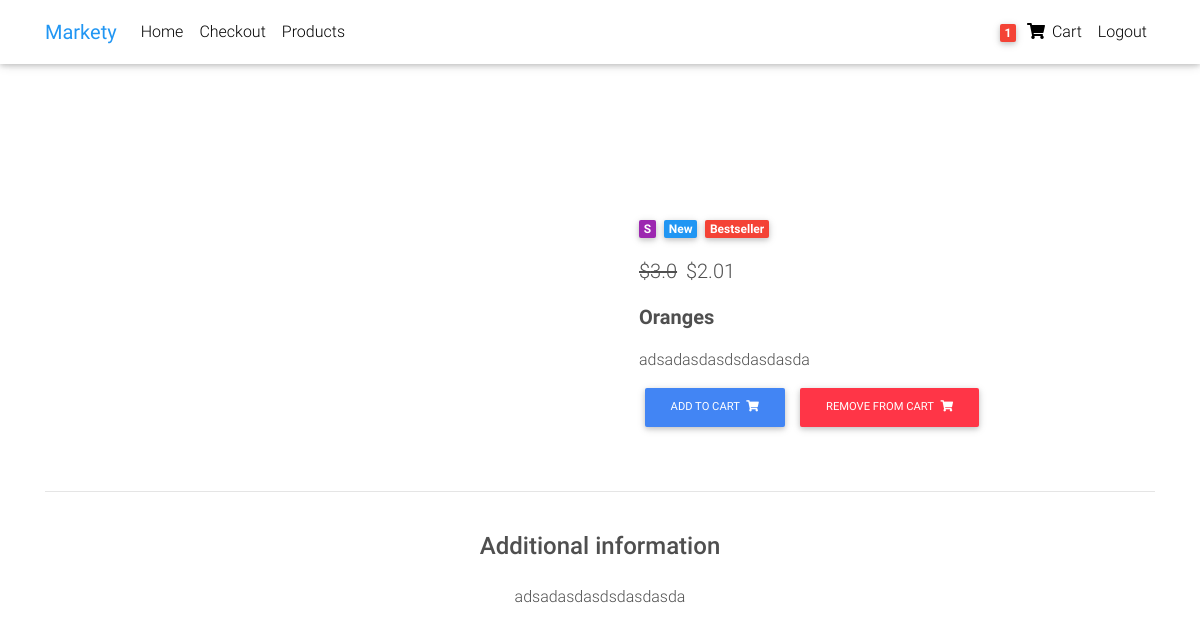
/product/oranges/ (signed in), run on the app's committed database.
### core/models.py (models this page shows, shortened)
class Order(models.Model):
    user = models.ForeignKey(settings.AUTH_USER_MODEL, verbose_name=(""), on_delete=models.CASCADE)
    items = models.ManyToManyField(OrderItem, verbose_name=(""))
    start_date = models.DateTimeField((""), auto_now=False, auto_now_add=True)
    ordered_date = models.DateTimeField((), auto_now=False, auto_now_add=False)
    ordered = models.BooleanField(default=False)

class Item(models.Model):
    title = models.CharField(max_length=100)
    price = models.FloatField()
    discount_price = models.FloatField(blank=True, null=True)
    category = models.CharField(choices=CATEGORY_CHOICES, max_length=2)
    label = models.CharField(choices=LABEL_CHOICES, max_length=1)
    slug = models.SlugField()
    description = models.TextField()
    def get_add_to_cart_url(self):
        return reverse("core:add-to-cart", kwargs={
            'slug': self.slug
        })
    def get_remove_from_cart_url(self):
        return reverse("core:remove-from-cart", kwargs={
            'slug': self.slug
        })

### core/views.py (the view)
# urls.py: path('product/<slug>/', ItemDetailView.as_view(), name="product-detail"),
class ItemDetailView(DetailView):
    model = Item
    context_object_name = "item_detail"
    template_name = "product_detail.html"

### core/templatetags/cart_template_tags.py (called while the page is built)
@register.filter
def cart_item_count(user):
    if user.is_authenticated:
        qs = Order.objects.filter(user=user, ordered=False)
        if qs.exists():
            return qs[0].items.count()
    return 0

### core/templates/product_detail.html (shortened to what this page needs)
{% extends 'base.html' %}
{% block content %}
  <main class="mt-5 pt-4">
    <div class="container dark-grey-text mt-5">
      <div class="row wow fadeIn">
        <div class="col-md-6 mb-4">
        </div>
        <div class="col-md-6 mb-4">
          <div class="p-4">
            <div class="mb-3">
              <a href="">
                <span class="badge purple mr-1">{{ item_detail.category }}</span>
              </a>
              <a href="">
                <span class="badge blue mr-1">New</span>
              </a>
              <a href="">
                <span class="badge red mr-1">Bestseller</span>
              </a>
            </div>
            <p class="lead">
              <span class="mr-1">
                <del>${{ item_detail.price }}</del>
              </span>
              <span>${{ item_detail.discount_price}}</span>
            </p>
            <p class="lead font-weight-bold">{{ item_detail.title}}</p>
            <p>{{ item_detail.description }}</p>
            {% if request.user.is_authenticated %}
              <a href="{{ item_detail.get_add_to_cart_url }}" class="btn btn-primary btn-md my-0 p">
                Add to cart
                <i class="fas fa-shopping-cart ml-1"></i>
              </a>
              <a href="{{ item_detail.get_remove_from_cart_url }}" class="btn btn-danger btn-md my-0 p">
              Remove from cart
                <i class="fas fa-shopping-cart ml-1"></i>
              </a>
            {% endif %}
          </div>
        </div>
      </div>
      <hr>
      <div class="row d-flex justify-content-center wow fadeIn">
        <div class="col-md-6 text-center">
          <h4 class="my-4 h4">Additional information</h4>
          <p>{{ item_detail.description }}</p>
        </div>
      </div>
      <div class="row wow fadeIn">
        <div class="col-lg-4 col-md-12 mb-4">
        </div>
        <div class="col-lg-4 col-md-6 mb-4">
        </div>
        <div class="col-lg-4 col-md-6 mb-4">
        </div>
      </div>
    </div>
  </main>
{% endblock content %}

### core/templates/navbar.html (shortened to what this page needs)
{% load cart_template_tags %}
<nav class="navbar fixed-top navbar-expand-lg navbar-light white scrolling-navbar">
    <div class="container">
      <a class="navbar-brand waves-effect" href="/">
        <strong class="blue-text">Markety</strong>
      </a>
      <div class="collapse navbar-collapse" id="navbarSupportedContent">
        <ul class="navbar-nav mr-auto">
          <li class="nav-item">
            <a class="nav-link waves-effect" href="/">Home
            </a>
          </li>
          <li class="nav-item">
            <a class="nav-link waves-effect" href="/checkout">
            Checkout</a>
          </li>
          <li class="nav-item">
            <a class="nav-link waves-effect" href="/products">
            Products</a>
          </li>
        </ul>
          <ul class="navbar-nav nav-flex-icons">
          {% if request.user.is_authenticated %}
          <li class="nav-item">
            <a href="{% url 'core:order-summary' %}" class="nav-link waves-effect">
              <span class="badge red z-depth-1 mr-1"> {{ request.user|cart_item_count }} </span>
              <i class="fas fa-shopping-cart"></i>
              <span class="clearfix d-none d-sm-inline-block"> Cart </span>
            </a>
          </li>
          <li class="nav-item">
            <a class="nav-link waves-effect" href="{% url 'account_logout' %}">
              <span class="clearfix d-none d-sm-inline-block"> Logout </span>
            </a>
          </li>
          {% endif %}
        </ul>
      </div>
    </div>
  </nav>

### core/templates/base.html (style rules this page uses)
html, body, header, .carousel { height: 60vh; }

### data on the page
Item: category "S", price "3.0", discount_price "2.01", title "Oranges", description "adsadasdasdsdasdasda"

### other printed values
{{ request.user|cart_item_count }} "1"
